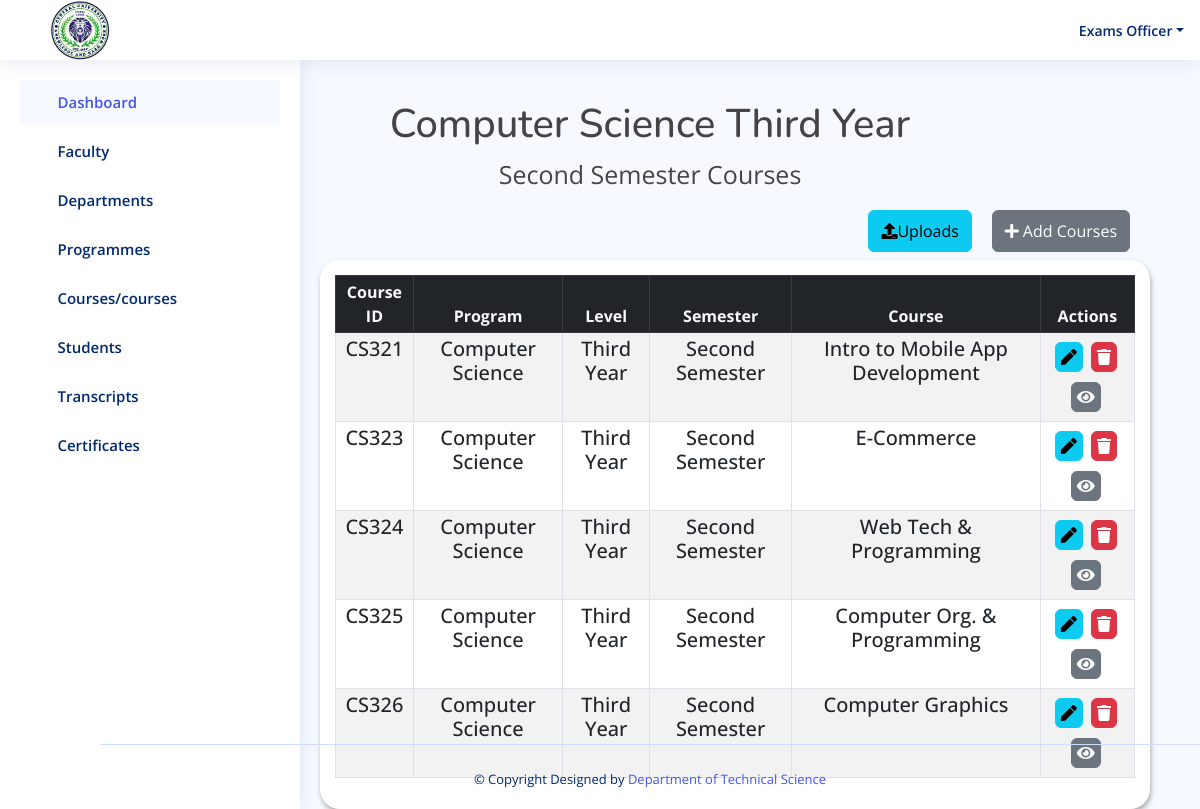
The page /result/year3_second_semester/ (signed in) on the database its author committed.
### result/models.py (models this page shows, shortened)
class year3_semester2(models.Model):
    code = models.CharField(max_length=50, default='')
    program = models.ForeignKey(Program, on_delete=models.CASCADE)
    level = models.CharField(max_length=20, choices=YEAR3_LEVEL3)
    semester = models.CharField(max_length=20,choices=YEAR3_SEMESTER2)
    course = models.CharField(max_length=50)

class Program(models.Model):
    program = models.CharField(max_length=100)
    department = models.ForeignKey(Department, on_delete=models.CASCADE)
    def __str__(self):
        return self.program

### result/views.py (the view)
# urls.py: path('year3_second_semester/', views.year3_second_semester, name='year3_second_semester'),
@login_required(login_url='login')
def year3_second_semester(request):
    yr3_sem2 = year3_semester2.objects.all()
    if request.method == 'POST':
        form = CourseForm6(request.POST)
        if form.is_valid():
            course = form.cleaned_data['course']
            if year3_semester2.objects.filter(course=course).exists():
                messages.error(request, f"'{course}' already exists!")
                return redirect('year3_second_semester')  # Redirect back to the faculty page without saving the form
            form.save()
            messages.success(request, "Course has been added!")
            return redirect('year3_second_semester')
    else:
        form = CourseForm6()
    return render(request, 'result/year3_second_semester.html', {'yr3_sem2': yr3_sem2, 'form': form})

### templates/result/year3_second_semester.html (shortened to what this page needs)
{% load static %}
<!DOCTYPE html>
<html lang="en">
<head>
  <link href="https://cdn.datatables.net/v/bs5/jszip-2.5.0/dt-1.13.4/b-2.3.6/b-html5-2.3.6/b-print-2.3.6/datatables.min.css" rel="stylesheet"/>
   <link rel="stylesheet" href="https://cdnjs.cloudflare.com/ajax/libs/font-awesome/5.15.4/css/all.min.css" />
  <link href="{% static 'assets/vendor/bootstrap/css/bootstrap.min.css' %}" rel="stylesheet">
  <link href="{% static 'assets/vendor/bootstrap-icons/bootstrap-icons.css' %}" rel="stylesheet">
  <link href="{% static 'assets/vendor/boxicons/css/boxicons.min.css' %}" rel="stylesheet">
  <link href="{% static 'assets/vendor/quill/quill.snow.css' %}" rel="stylesheet">
  <link href="{% static 'assets/vendor/quill/quill.bubble.css' %}" rel="stylesheet">
  <link href="{% static 'assets/vendor/remixicon/remixicon.css' %}" rel="stylesheet">
  <link href="{% static 'assets/vendor/simple-datatables/style.css' %}" rel="stylesheet">
  <link href="{% static 'assets/style.css'%}" rel="stylesheet">
  <link rel="stylesheet" href="{% static 'assets/css/result.css' %}">
</head>
<body>
 <header id="header" class="header fixed-top d-flex align-items-center">
  <div class="d-flex align-items-center justify-content-between">
    <img style="width: 60px; margin-left: -250px; margin-right: 50px; margin-top: 30px; margin-bottom:30px;"  src="{% static 'assets/img/cusl.jpeg' %}" alt="">
    <i class="bi bi-list toggle-sidebar-btn"></i>
  </div>
  <nav class="header-nav ms-auto">
    <ul class="d-flex align-items-center">
      <li class="nav-item dropdown pe-3">
        <a class="nav-link nav-profile d-flex align-items-center pe-0" href="#" data-bs-toggle="dropdown">
          <span class="d-none d-md-block dropdown-toggle ps-2">Exams Officer</span>
        </a>
      </li>
    </ul>
  </nav>
</header>
 <aside id="sidebar" class="sidebar">
  <ul class="sidebar-nav" id="sidebar-nav">
    <li class="nav-item">
      <a class="nav-link " href="{% url 'admin1' %}">
        <i class="bi bi-grid"></i>
        <span>Dashboard</span>
      </a>
    </li>
    <li class="nav-item">
      <a class="nav-link collapsed" data-bs-target="#components-nav" data-bs-toggle="collapse" href="#">
        <i class="bi bi-menu-button-wide"></i><span>Faculty</span><i class="bi bi-chevron-down ms-auto"></i>
      </a>
    </li>
    <li class="nav-item">
      <a class="nav-link collapsed" data-bs-target="#forms-nav" data-bs-toggle="collapse" href="#">
        <i class="bi bi-journal-text"></i><span>Departments</span><i class="bi bi-chevron-down ms-auto"></i>
      </a>
    </li>
    <li class="nav-item">
      <a class="nav-link collapsed" data-bs-target="#tables-nav" data-bs-toggle="collapse" href="#">
        <i class="bi bi-layout-text-window-reverse"></i><span>Programmes</span><i class="bi bi-chevron-down ms-auto"></i>
      </a>
    </li>
    <li class="nav-item">
      <a class="nav-link collapsed" data-bs-target="#charts-nav" data-bs-toggle="collapse" href="#">
        <i class="bi bi-bar-chart"></i><span>Courses/courses</span><i class="bi bi-chevron-down ms-auto"></i>
      </a>
    </li>
    <li class="nav-item">
      <a class="nav-link collapsed" data-bs-target="#icon-nav" data-bs-toggle="collapse" href="#">
        <i class="bi bi-person"></i><span>Students</span><i class="bi bi-chevron-down ms-auto"></i>
      </a>
    </li>
    <li class="nav-item">
      <a class="nav-link collapsed" data-bs-target="#iconnavi" data-bs-toggle="collapse" href="#">
        <i class="bi bi-person"></i><span>Transcripts</span><i class="bi bi-chevron-down ms-auto"></i>
      </a>
    </li>
    <li class="nav-item">
      <a class="nav-link collapsed" data-bs-target="#iconnav" data-bs-toggle="collapse" href="#">
        <i class="bi bi-person"></i><span>Certificates</span><i class="bi bi-chevron-down ms-auto"></i>
      </a>
    </li>
  </ul>
</aside>
    <div class="container" style="margin-top:100px;">
      <div class="col-md-12">
        <h1 class="text-center" style="margin-left:100px;">Computer Science Third Year</h1>
        <p class="text-center" style="margin-left:100px; font-size: 25px;">Second Semester Courses</p>
    </div>
        </div>
        <div class="row">
          <div class="col-md-12">
              <div class="d-flex justify-content-end">
                <a href="{% url 'upload_course6' %}" class="btn btn-info btn mb-2  py-2"
                   style="margin-right:20px;" type="submit">
                  <i class="fa fa-upload" aria-hidden="true"></i>Uploads</a>
                  <a href="" class="btn btn-secondary btn mb-2  py-2"
                  data-bs-toggle="modal" data-bs-target="#exampleModal" style="margin-right:70px;">
                  <i class="fas fa-plus">&nbsp;</i>Add Courses</a>
              </div>
          </div>
      </div>
        <div class="row ml-5 pl-5">
            <div class="col-12">
                <div class="data_table" style="margin-left:320px; margin-right: 50px;">
                    <table id="example" class="table table-striped table-bordered table-sm" >
                        <thead class="table-dark text-center text-light">
                            <tr>
                                <th  class="text-center">Course ID</th>
                                <th  class="text-center">Program</th>
                                <th  class="text-center">Level</th>
                                <th  class="text-center">Semester</th>
                                <th  class="text-center">Course</th>
                                <th  class="text-center">Actions</th>
                            </tr>
                        </thead>
                        <tbody  class="text-center h5">
                          {% for obj in yr3_sem2 %}
                            <tr>
                                <td>{{ obj.code }}</td>
                                <td>{{ obj.program }}</td>
                                <td>{{ obj.level }}</td>
                                <td>{{ obj.semester }}</td>
                                <td>{{ obj.course }}</td>
                                    <td>
                                        <a href="{% url 'edit_year3_second_semester' obj.id %}" class="btn btn-info" title="Edit Patient">
                                            <i class="fas fa-pen"></i>
                                        </a>
                                        <a href="{% url 'delete_year3_second_semester' obj.id %}"  class="btn btn-danger" title="Edit Patient">
                                            <i class="fas fa-trash"></i>
                                        </a>
                                        <a href="{% url 'view_year3_second_semester' obj.id %}"  class="btn btn-secondary" title="Edit Patient">
                                            <i class="fas fa-eye"></i>
                                        </a>
                                    </td>
                            </tr>
                            {% endfor %}
                        </tbody>
                    </table>
                </div>
            </div>
        </div>
<footer id="footer" class="footer fixed-bottom" style="margin-left: 100px;">
  <div class="credits">
    &copy; Copyright  Designed by <a href="">Department of Technical Science</a>
  </div>
</footer>
</body>
</html>

### static/assets/style.css (style rules this page uses)
:root { scroll-behavior: smooth; }
body { font-family: "Open Sans", sans-serif; background: #f6f9ff; color: #444444; }
a { color: #4154f1; text-decoration: none; }
h1, h2, h3, h4, h5, h6 { font-family: "Nunito", sans-serif; }
.header { transition: all 0.5s; z-index: 997; height: 60px; box-shadow: 0px 2px 20px rgba(1, 41, 112, 0.1); background-color: #fff; padding-left: 20px; }
.header .toggle-sidebar-btn { font-size: 32px; padding-left: 10px; cursor: pointer; color: #012970; }
.header-nav ul { list-style: none; }
.header-nav>ul { margin: 0; padding: 0; }
.header-nav .nav-profile { color: #012970; }
.header-nav .nav-profile span { font-size: 14px; font-weight: 600; }
.sidebar { position: fixed; top: 60px; left: 0; bottom: 0; width: 300px; z-index: 996; transition: all 0.3s; padding: 20px; overflow-y: auto; scrollbar-width: thin; scrollbar-color: #aab7cf transparent; box-shadow: 0px 0px 20px rgba(1, 41, 112, 0.1); background-color: #fff; }
@media (min-width: 1200px) { #main, #footer { margin-left: 300px; } }
.sidebar-nav { padding: 0; margin: 0; list-style: none; }
.sidebar-nav li { padding: 0; margin: 0; list-style: none; }
.sidebar-nav .nav-item { margin-bottom: 5px; }
.sidebar-nav .nav-link { display: flex; align-items: center; font-size: 15px; font-weight: 600; color: #4154f1; transition: 0.3; background: #f6f9ff; padding: 10px 15px; border-radius: 4px; }
.sidebar-nav .nav-link i { font-size: 16px; margin-right: 10px; color: #4154f1; }
.sidebar-nav .nav-link.collapsed { color: #012970; background: #fff; }
.sidebar-nav .nav-link.collapsed i { color: #899bbd; }
.sidebar-nav .nav-link .bi-chevron-down { margin-right: 0; transition: transform 0.2s ease-in-out; }
.footer { padding: 20px 0; font-size: 14px; transition: all 0.3s; border-top: 1px solid #cddfff; }
.footer .credits { padding-top: 5px; text-align: center; font-size: 13px; color: #012970; }

### static/assets/css/result.css (style rules this page uses)
.data_table { background: #fff; padding: 15px; box-shadow: 1px 3px 5px #aaa; border-radius: 20px; }
.data_table .btn { padding: 2px 5px; margin: 5px 3px 5px 0; }

### rows shown on the page
year3_semester2: code "CS321", program "Computer Science", level "Third Year", semester "Second Semester", course "Intro to Mobile App Development"
year3_semester2: code "CS323", program "Computer Science", level "Third Year", semester "Second Semester", course "E-Commerce"
year3_semester2: code "CS324", program "Computer Science", level "Third Year", semester "Second Semester", course "Web Tech & Programming"
year3_semester2: code "CS325", program "Computer Science", level "Third Year", semester "Second Semester", course "Computer Org. & Programming"
year3_semester2: code "CS326", program "Computer Science", level "Third Year", semester "Second Semester", course "Computer Graphics"
